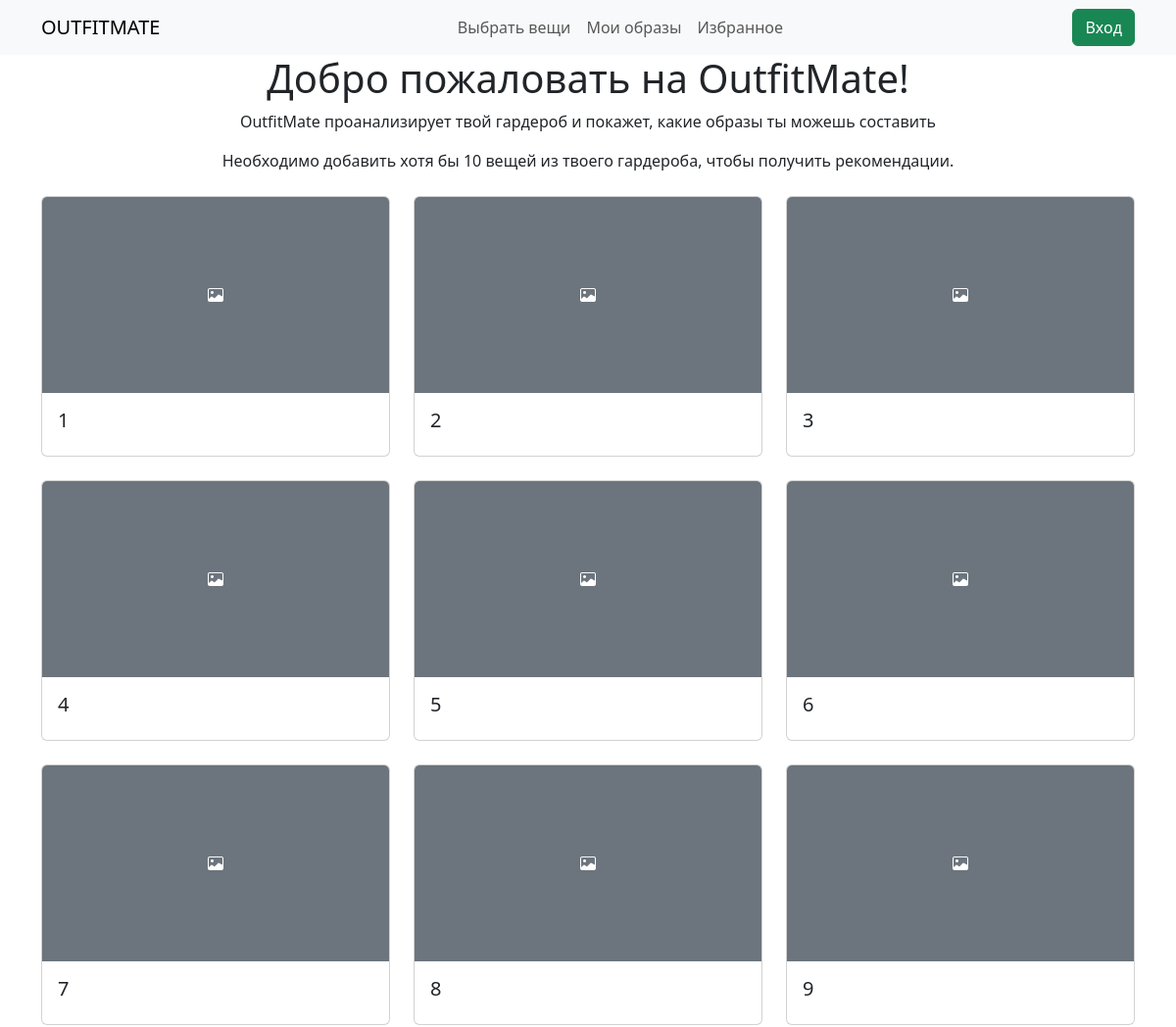
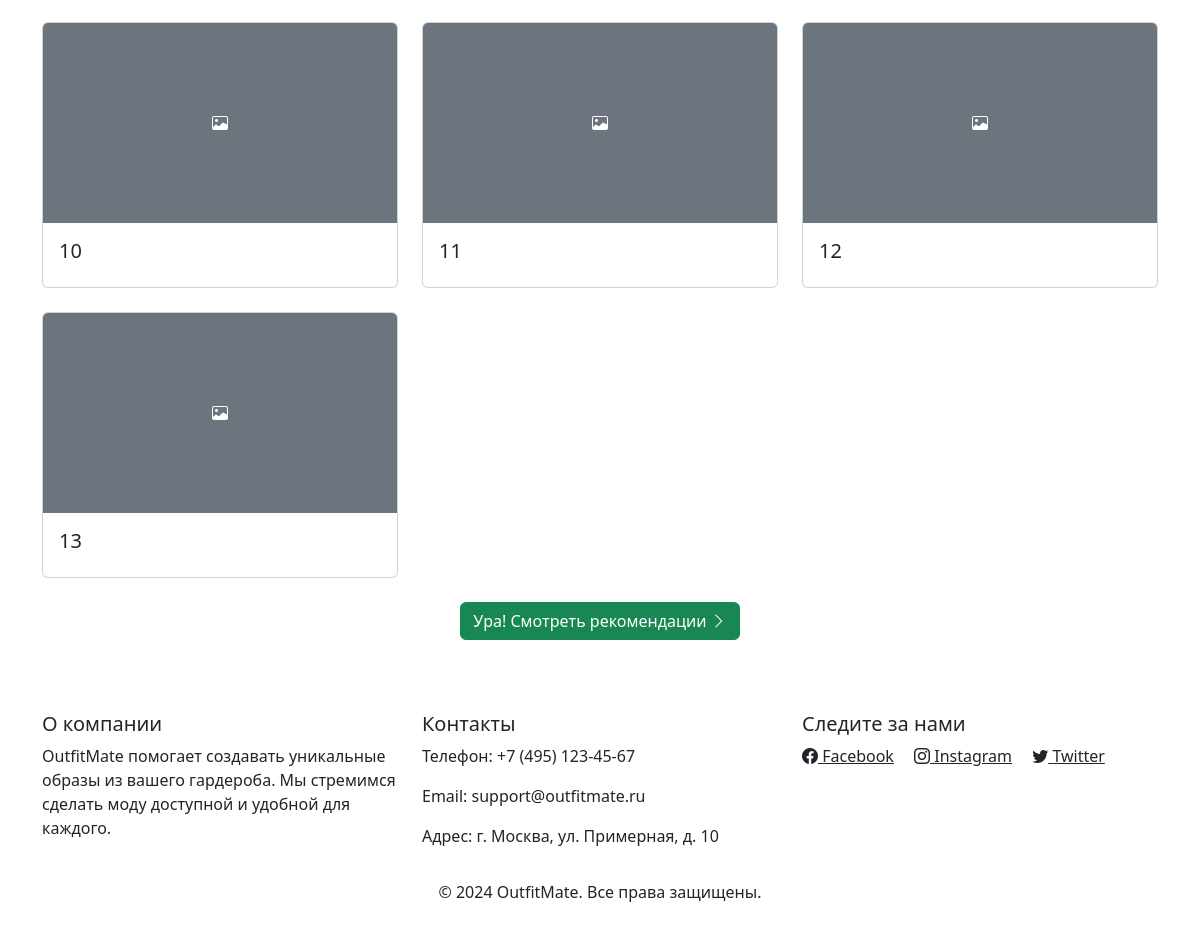
/choose-item/, run on the app's committed database (2 pictures, top to bottom).
### outfit/models.py (models this page shows, shortened)
class Item(models.Model):
    name = models.CharField(max_length=100, verbose_name='Название вещи')
    filters = models.ManyToManyField('Category', related_name='foods', verbose_name='Категория', blank=True)
    image = models.ImageField(upload_to='items/', verbose_name='Изображение вещи', blank=True, null=True)
    description = models.TextField(verbose_name='Описание', blank=True, null=True)
    class Meta:
        verbose_name = 'Вещь'
        verbose_name_plural = 'Вещи'

### outfit/views.py (the view)
# urls.py: path('choose-item/', views.wardrobe_welcome, name='wardrobe_welcome'),
def wardrobe_welcome(request):
    items = Item.objects.all()
    selected_items = request.session.get('selected_items', [])
    context = {
        'items': items,
        'selected_items': selected_items,
    }
    return render(request, 'item_picker.html', context)

### outfit/templates/item_picker.html (shortened to what this page needs)
{% extends 'base.html' %}
{% load static %}
{% block content %}
<main id="body">
    <section id="wardrobe-welcome" class="container mb-5">
        <header class="text-center mb-4">
            <h1>Добро пожаловать на OutfitMate!</h1>
            <p>OutfitMate проанализирует твой гардероб и покажет, какие образы ты можешь составить</p>
            <p>Необходимо добавить хотя бы 10 вещей из твоего гардероба, чтобы получить рекомендации.</p>
        </header>
        <div class="suggested-items-container">
            <div class="row row-cols-1 row-cols-sm-2 row-cols-md-3 g-4">
                {% for item in items %}
                <div class="col">
                    <div class="card h-100 item-card {% if item.id|stringformat:"s" in selected_items %}selected{% endif %}" data-item-id="{{ item.id }}">
                        <div class="card-img-container position-relative">
                            {% if item.image %}
                                <img src="{{ item.image.url }}" class="card-img-top object-fit-cover" alt="{{ item.name }}" style="height: 200px;">
                            {% else %}
                                <div class="card-img-top bg-secondary text-white d-flex align-items-center justify-content-center" style="height: 200px;">
                                    <i class="bi bi-image"></i>
                                </div>
                            {% endif %}
                        </div>
                        <div class="card-body d-flex flex-column justify-content-between">
                            <h5 class="card-title">{{ item.name }}</h5>
                        </div>
                    </div>
                </div>
                {% endfor %}
            </div>
        </div>
        <section class="mt-4 text-center">
            <a class="btn btn-success"
            href="{% url 'recommendations' %}" id="recommendation-link">
             Ура! Смотреть рекомендации <i class="bi bi-chevron-right"></i>
            </a>
        </section>
    </section>
</main>
{% endblock %}

### staticfiles/css/main.css (style rules this page uses)
:root { --primary-color: rgba(42, 165, 96, 0.58); --primary-color-hover: rgba(42, 165, 96, 0.9); }
.card-img-container { position: relative; }

### data on the page
Item: name "1"
Item: name "2"
Item: name "3"
Item: name "4"
Item: name "5"
Item: name "6"
Item: name "7"
Item: name "8"
Item: name "9"
Item: name "10"
Item: name "11"
Item: name "12"
Item: name "13"
